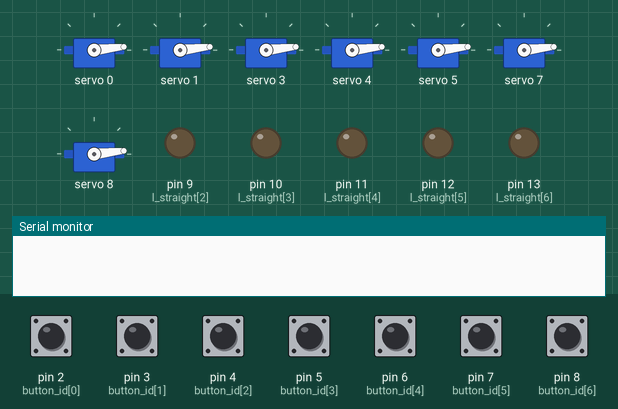
Recording of a sketch running on a simulated Arduino Uno, built with avr-gcc and run on an emulated ATmega328P. Shown: 7 × servo, output pins drawn as LEDs (lit = HIGH), the last lines printed to the serial monitor. The test bench sets the inputs (shaded band); at power-on: pin 2 (button_id[0]), pin 3 (button_id[1]), pin 4 (button_id[2]), pin 5 (button_id[3]), pin 6 (button_id[4]), pin 7 (button_id[5]), pin 8 (button_id[6]) HIGH.

Above: at 3.3 s.
3.4 s: pin 2 (button_id[0]) pulled LOW for 0.15 s
At 6.1 s:
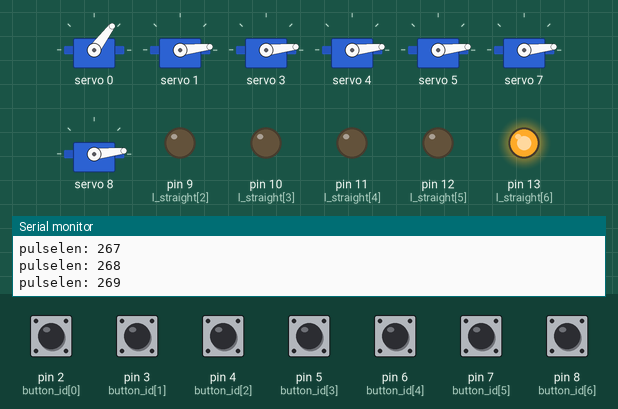
6.4 s: pin 3 (button_id[1]) pulled LOW for 0.15 s
At 8.5 s:
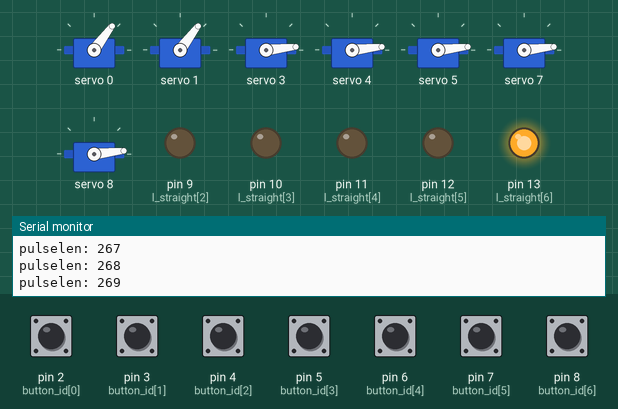
9.4 s: pin 4 (button_id[2]) pulled LOW for 0.15 s
At 12.0 s:
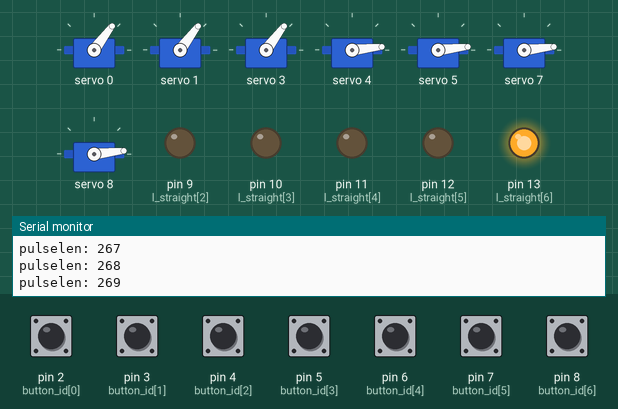
12.4 s: pin 5 (button_id[3]) pulled LOW for 0.15 s
At 15.1 s:
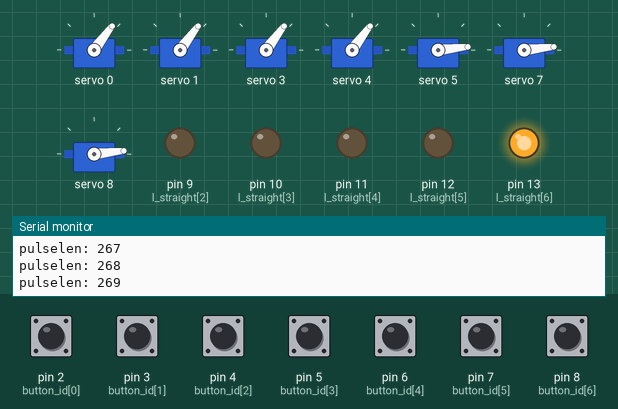
15.4 s: pin 6 (button_id[4]) pulled LOW for 0.15 s
At 17.8 s:
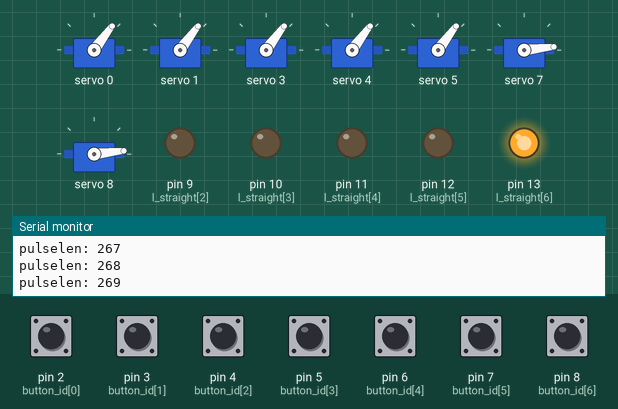
18.4 s: pin 7 (button_id[5]) pulled LOW for 0.15 s
At 21.3 s:
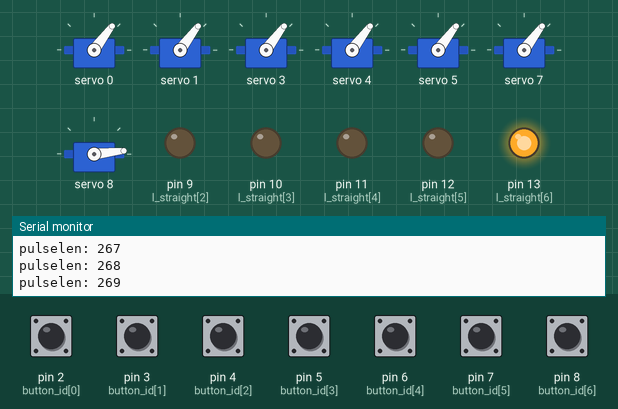
Timing chart, 0 to 22.4 s (numbered marks = the images above; inputs shaded):
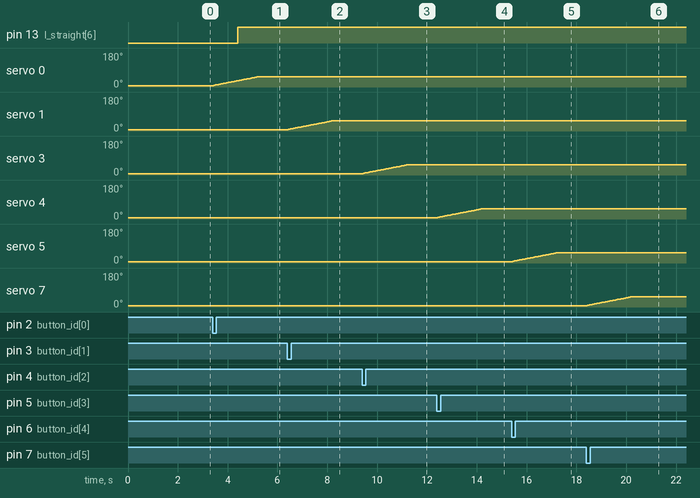

The sketch:

stationmaster.ino
```cpp
//#include <IRremoteInt.h>
//#include <IRremoteTools.h>
//#include <IRremote.h>
#include <Wire.h>
#include <Adafruit_PWMServoDriver.h>

byte button_total = 7;
int button_id[] = {2,3,4,5,6,7,8};                  // toggle buttons
int point_id[] = {0,1,3,4,5,7,8};                   // points connected to Adafruit 16-channel PWM servo driver
int p_direction[] = {150,150,150,150,150,150,150};  // actual position
int p_straight[] = {150,150,150,150,150,150,150};   // value to move the point in straight position
int p_diverging[] = {270,270,270,270,270,270,270};  // value to move the point in diverging position
int l_straight[] = {7,8,9,10,11,12,13};             // leds, straight position
int l_diverging[] = {14,15,16,17,18,19,20};         // leds, diverging postition

int reading;            // current reading from the input pin
int previous = HIGH;    // previous reading from the input pin

//long time = 0;
byte debounce = 200;
Adafruit_PWMServoDriver pwm = Adafruit_PWMServoDriver();

void setup()
{
  Serial.begin(9600);
  pwm.begin();
  pwm.setPWMFreq(60);  // Analog servos run at ~60 Hz updates

  for(byte i = 0; i < button_total; i++)
  {
    pinMode(l_straight[i], OUTPUT);
    pinMode(button_id[i], INPUT);
    digitalWrite(button_id[i],HIGH);
    pwm.setPWM(point_id[i], 0, p_straight[i]);
    delay(300);
  }
}

void loop()
{
   for(byte index = 0; index < button_total; index++)
  {
    reading = digitalRead(button_id[index]);  // legge il valore di input
    if (reading == LOW && previous == HIGH) //  && millis() - time > debounce)      // check if a button was pressed
    {
          toggle_point(index);
    }
    previous = reading;
  }

}
void toggle_point(byte which)
{
    if (p_direction[which] == p_straight[which])
      {
      p_direction[which] = p_diverging[which];
      for (uint16_t pulselen = p_straight[which]; pulselen < p_diverging[which]; pulselen++) {
        pwm.setPWM(point_id[which], 0, pulselen);
        delay(5);
                  Serial.print("pulselen: ");
                  Serial.println(pulselen);
                  if (pulselen > (p_diverging[which]-(p_diverging[which]*.2)))
                  {
                    digitalWrite(13, HIGH);
                    }
                  if (pulselen > (p_straight[which]+(p_straight[which]*.2)))
                  {
                    digitalWrite(12, LOW);
                  }
      }
      pwm.setPWM(point_id[which], 0, 0);              // turn off servo
      }
    else
      {
      p_direction[which] = p_straight[which];
      for (uint16_t pulselen = p_diverging[which]; pulselen > p_straight[which]; pulselen--) {
        pwm.setPWM(point_id[which], 0, pulselen);
        delay(5);
                  if (pulselen < (p_diverging[which]-(p_diverging[which]*.2)))
                  {
                    digitalWrite(13, LOW);
                  }
                  if (pulselen < (p_straight[which]+(p_straight[which]*.2)))
                  {
                    digitalWrite(12, HIGH);
                  }
                  Serial.print("pulselen: ");
                  Serial.println(pulselen);
      }
      pwm.setPWM(point_id[which], 0, 0);              // turn off servo
      }
}
```

Measured:
- after the input at 3.4 s, pin 13 (l_straight[6]): LOW → HIGH after 1.0 s; servo 0: moves from 6° to 53° over 1.8 s, starting at once
- after the input at 6.4 s, servo 1: moves from 6° to 53° over 1.8 s, starting at once
- after the input at 9.4 s, servo 3: moves from 6° to 53° over 1.8 s, starting at once
- after the input at 12.4 s, servo 4: moves from 6° to 53° over 1.8 s, starting at once
- after the input at 15.4 s, servo 5: moves from 6° to 53° over 1.8 s, starting at once
- after the input at 18.4 s, servo 7: moves from 6° to 53° over 1.8 s, starting at once
